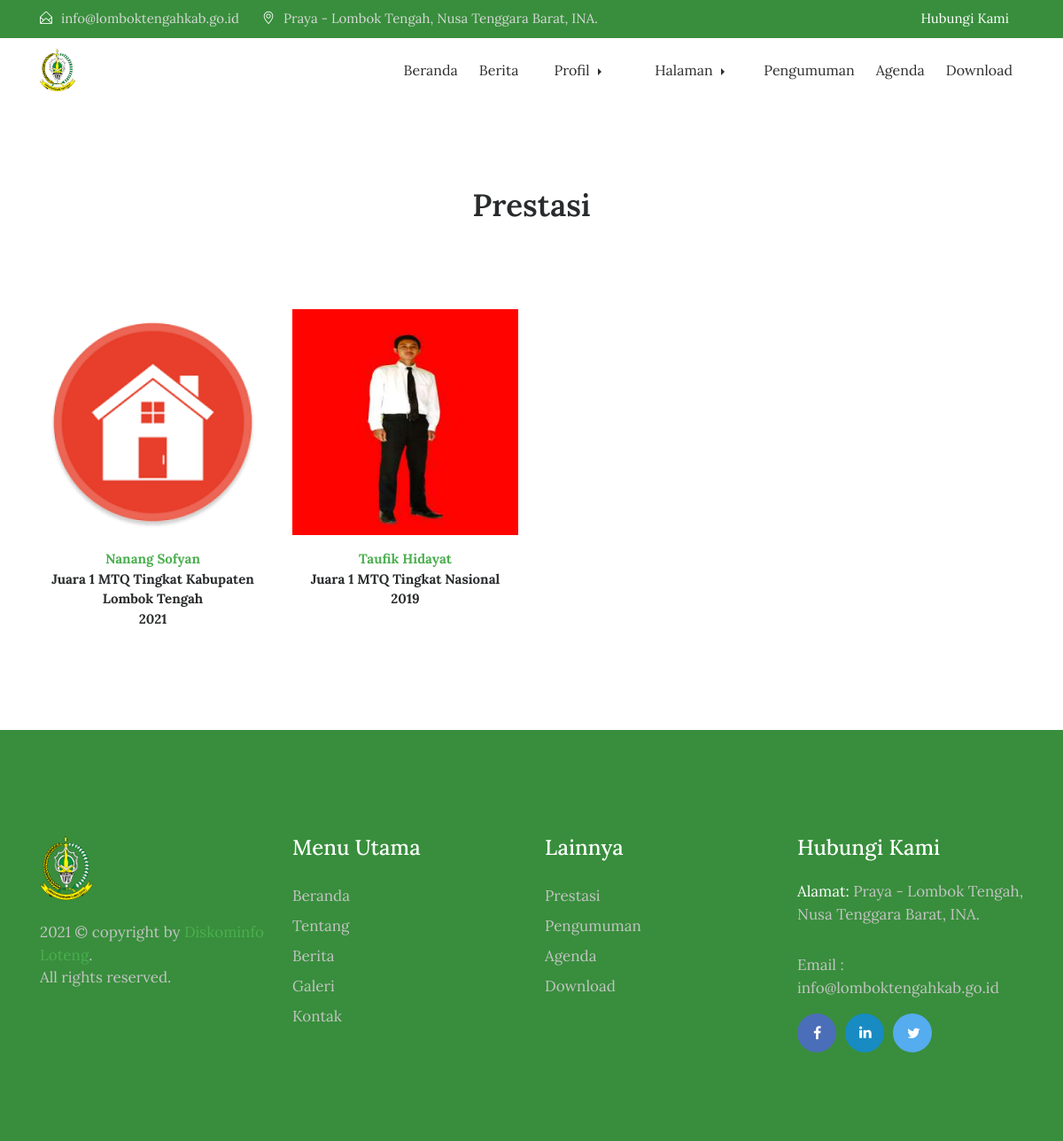
Screenshot of /index.php/prestasi with the database file from the repository.
### tables this page shows
CREATE TABLE `tbl_prestasi`  (
  `id` int(11) NOT NULL AUTO_INCREMENT,
  `nama_prestasi` varchar(128) NULL DEFAULT NULL,
  `keterangan_prestasi` varchar(128) NULL DEFAULT NULL,
  `tahun_prestasi` varchar(50) NULL DEFAULT NULL,
  `created_at` timestamp(0) NULL DEFAULT NULL,
  `created_by` int(11) NULL DEFAULT NULL,
  `updated_at` timestamp(0) NULL DEFAULT CURRENT_TIMESTAMP(0) ON UPDATE CURRENT_TIMESTAMP(0),
  `img_url` varchar(128) NULL DEFAULT NULL,
  PRIMARY KEY (`id`) USING BTREE
);

### application/controllers/Prestasi.php (called while the page is built, shortened)
<?php
class Prestasi extends CI_Controller{
	function __construct(){
		$this->load->model('m_prestasi');
		$this->load->model('m_pengunjung');
	}
	function index(){
		$jum=$this->m_prestasi->get();
        $page=$this->uri->segment(3);
        if(!$page):
            $offset = 0;
        else:
            $offset = $page;
        endif;
        $limit=8;
        $config['base_url'] = base_url() . 'prestasi/index/';
            $config['total_rows'] = $jum->num_rows();
            $config['per_page'] = $limit;
            $config['uri_segment'] = 3;
	          $config['full_tag_open']    = '<div class="pagging text-center"><nav><ul class="pagination justify-content-center">';
	          $config['full_tag_close']   = '</ul></nav></div>';
	          $config['num_tag_open']     = '<li class="page-item"><span class="page-link">';
	          $config['num_tag_close']    = '</span></li>';
	          $config['cur_tag_open']     = '<li class="page-item"><span class="page-link">';
	          $config['cur_tag_close']    = '<span class="sr-only">(current)</span></span></li>';
	          $config['next_tag_open']    = '<li class="page-item"><span class="page-link">';
	          $config['next_tagl_close']  = '<span aria-hidden="true">&raquo;</span></span></li>';
	          $config['prev_tag_open']    = '<li class="page-item"><span class="page-link">';
	          $config['prev_tagl_close']  = '</span>Next</li>';
	          $config['first_tag_open']   = '<li class="page-item"><span class="page-link">';
	          $config['first_tagl_close'] = '</span></li>';
	          $config['last_tag_open']    = '<li class="page-item"><span class="page-link">';
	          $config['last_tagl_close']  = '</span></li>';
            $config['first_link'] = 'Awal';
            $config['last_link'] = 'Akhir';
            $config['next_link'] = 'Next >>';
            $config['prev_link'] = '<< Prev';
            $this->pagination->initialize($config);
            $x['page'] =$this->pagination->create_links();
			$x['data']=$this->m_prestasi->prestasi_perpage($offset,$limit);
			$this->load->view('depan/v_prestasi',$x);
	}
}

### index.php (called while the page is built, shortened)
<?php
require_once BASEPATH.'core/CodeIgniter.php';

### application/models/M_prestasi.php (called while the page is built, shortened)
<?php
class M_prestasi extends CI_Model
{
    function prestasi_perpage($offset,$limit){
		$hsl=$this->db->query("SELECT * FROM tbl_prestasi  limit $offset,$limit");
		return $hsl;
	}
}

### application/views/depan/v_prestasi.php (the view, shortened to what this page needs)
<section class="our-teachers">
    <div class="container">
        <div class="row">
            <div class="col-md-12">
                <h2 class="mb-5">Prestasi</h2>
            </div>
        </div>
        <div class="row">
            <?php foreach ($data->result() as $row) : ?>
            <div class="col-xs-12 col-sm-6 col-md-3">
                <div class="admission_insruction">
                    <?php if (empty($row->img_url)): ?>
                    <img src="<?php echo base_url() . 'assets/images/blank.png'; ?>" class="img-fluid" alt="#">
                    <?php else: ?>
                    <img src="<?php echo base_url() . 'assets/images/prestasi/' . $row->img_url; ?>" class="img-fluid"
                        alt="#">
                    <?php endif; ?>
                    <p class="text-center mt-3"><span><?php echo $row->nama_prestasi; ?></span><br>
                    <?php echo $row->keterangan_prestasi; ?>
                        <br>
                        <?php echo $row->tahun_prestasi; ?></p>
                </div>
            </div>
            <?php endforeach; ?>
        </div>
    </div>
</section>
</body>
</html>

### rows the page displays
tbl_prestasi: img_url (picture), nama_prestasi "Nanang Sofyan", keterangan_prestasi "Juara 1 MTQ Tingkat Kabupaten Lombok Tengah", tahun_prestasi "2021"
tbl_prestasi: img_url (picture), nama_prestasi "Taufik Hidayat", keterangan_prestasi "Juara 1 MTQ Tingkat Nasional", tahun_prestasi "2019"
